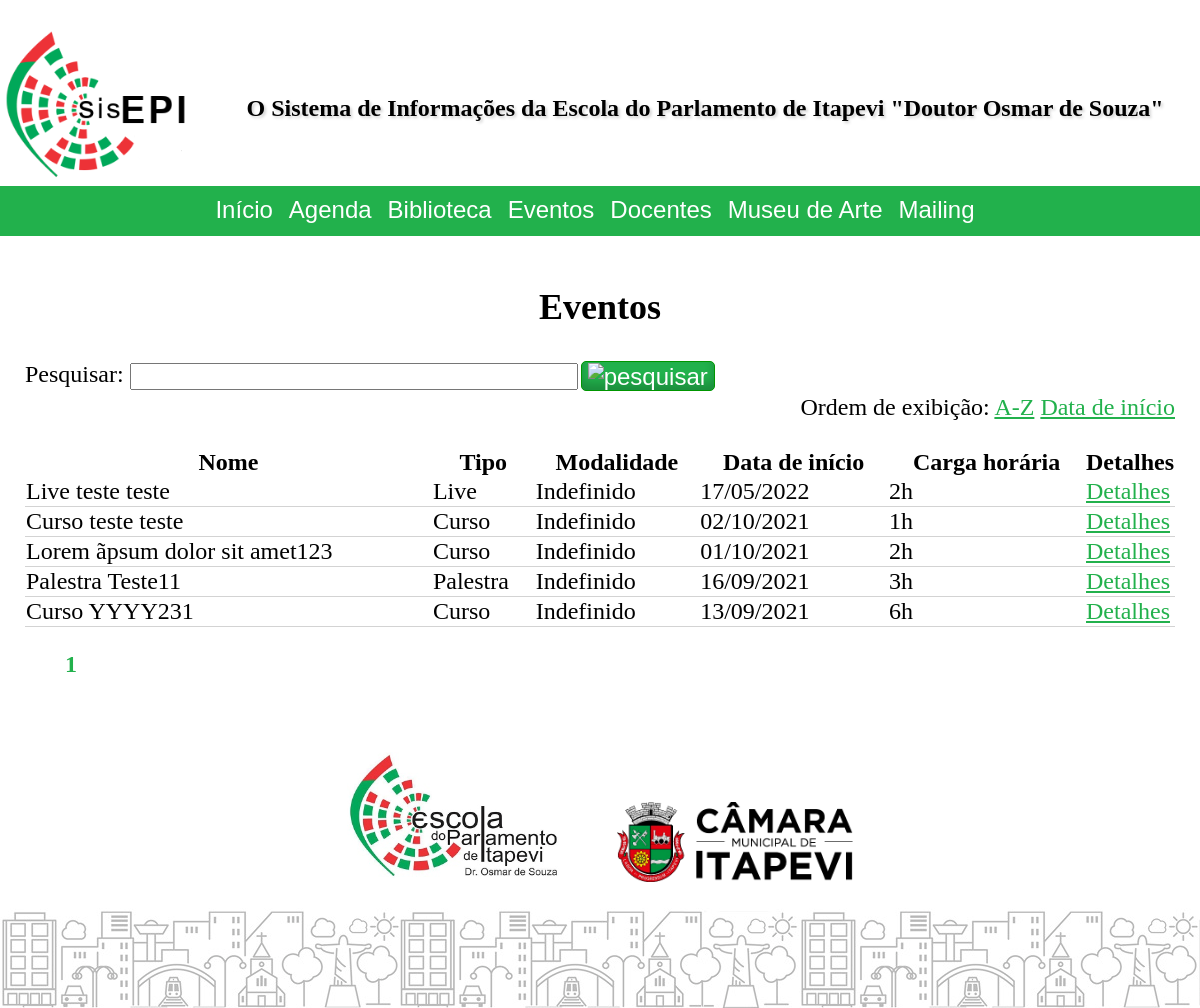
Before: /public/index.php?cont=events&action=home with the older database file.
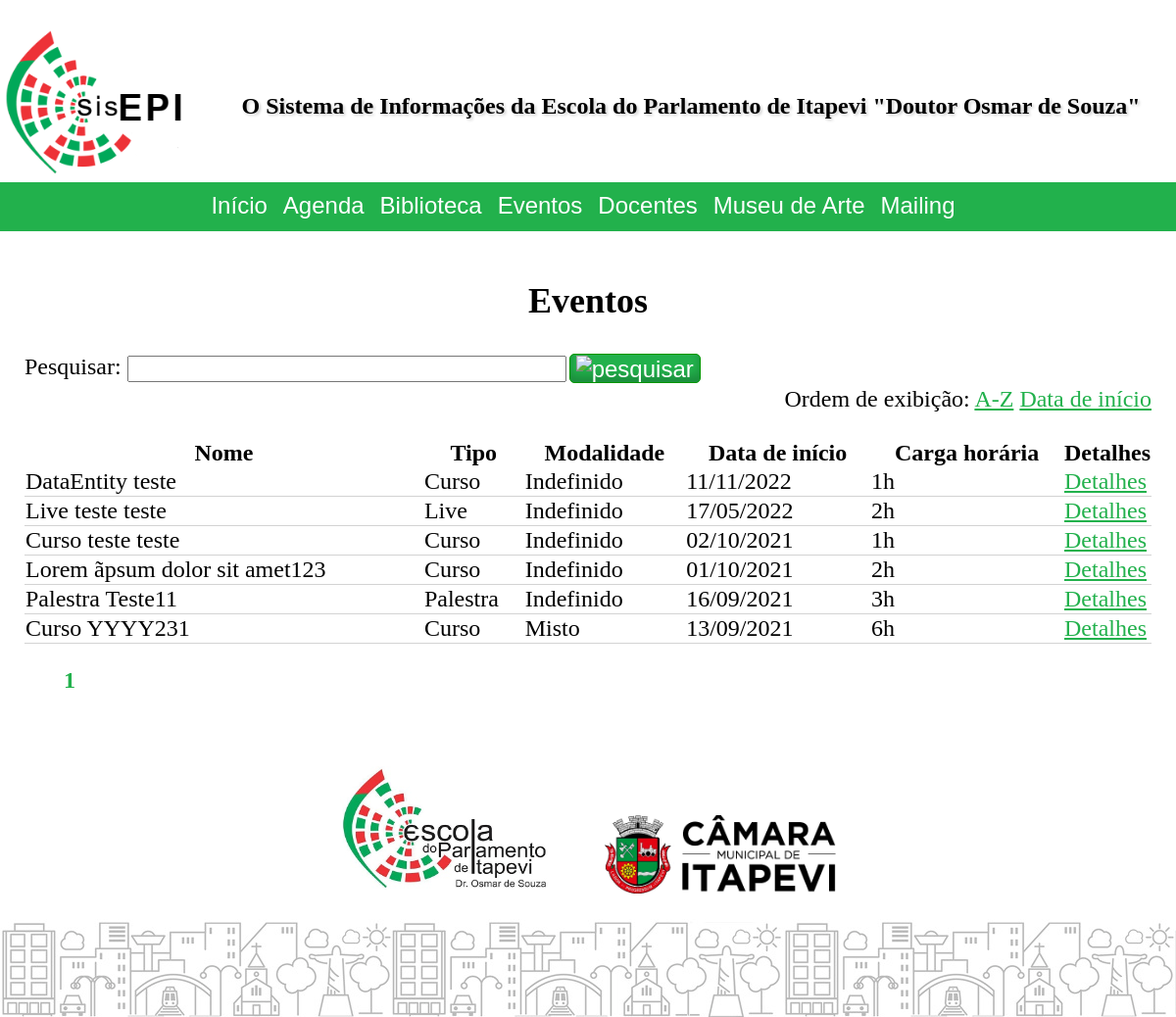
After: the same page with the newer database file.
### tables this page shows
CREATE TABLE `events` (
  `id` int UNSIGNED NOT NULL,
  `name` varchar(120) DEFAULT 'Evento sem nome',
  `typeId` int NOT NULL,
  `subscriptionListNeeded` tinyint(1) DEFAULT NULL,
  `subscriptionListOpeningDate` date DEFAULT NULL,
  `subscriptionListClosureDate` date DEFAULT NULL,
  `maxSubscriptionNumber` int DEFAULT NULL,
  `allowLateSubscriptions` tinyint(1) NOT NULL DEFAULT '0',
  `posterImageAttachmentFileName` varchar(120) DEFAULT NULL,
  `responsibleForTheEvent` varchar(120) DEFAULT NULL,
  `customInfosJson` json DEFAULT NULL,
  `moreInfos` mediumtext,
  `certificateText` varchar(500) DEFAULT NULL,
  `certificateBgFile` varchar(255) DEFAULT NULL,
  `checklistId` int DEFAULT NULL,
  `surveyTemplateId` int UNSIGNED DEFAULT NULL,
  `subscriptionTemplateId` int NOT NULL
);

CREATE TABLE `enums` (
  `type` varchar(10) NOT NULL,
  `id` int UNSIGNED NOT NULL,
  `value` varchar(120) NOT NULL
);

### public/controller/component/DataGrid.class.php (called while the page is built, shortened)
<?php
class DataGridComponent extends ComponentBase
{
	public function __construct($dataRowsArray = null)
	{
		$this->dataRows = $dataRowsArray;
	}
	public $dataRows;
	public $detailsButtonURL, $editButtonURL, $deleteButtonURL = null;
	public $RudButtonsFunctionParamName = "id";
	public $columnsToHide = [];
	public function render()
	{
		$dataRows = $this->dataRows;
		$columnsToHide = $this->columnsToHide;
		$detailsButtonURL = $this->detailsButtonURL;
		$RudButtonsFunctionParamName = $this->RudButtonsFunctionParamName;
		$view = $this->get_view();
		require($view);
	}
}

### model/SqlSelector.php (called while the page is built, shortened)
<?php
class SqlSelector
{
    private array $selectColumns = [];
    private string $fromTable;
    private array $joins = [];
    private string $groupBy;
    private string $orderBy;
    private string $limit;
    private array $values = [];
    private string $bindParamTypes = "";
    public function setTable($table)
    {
        $this->fromTable = $table;
    }
    public function addSelectColumn($col)
    {
        $this->selectColumns[] = $col;
    }
    public function addJoin($join)
    {
        $this->joins[] = $join;
    }
    public function setGroupBy($groupBy)
    {
        $this->groupBy = $groupBy;
    }
    public function setOrderBy($orderBy)
    {
        $this->orderBy = $orderBy;
    }
    public function setLimit($limit)
    {
        $this->limit = $limit;
    }
    public function addValues(string $bindParamTypes, array $valuesArray)
    {
        $this->bindParamTypes .= $bindParamTypes;
        $this->values = [...$this->values, ...$valuesArray];
    }
    public function run(mysqli $conn, int $mode = self::RETURN_SINGLE_ASSOC)
    {
        $finalSql = "SELECT " . implode(',', $this->selectColumns) . " FROM " . $this->fromTable . ' ' .
        implode(' ', $this->joins) . ' ';
        if (!empty($this->groupBy))
            $finalSql .= 'GROUP BY ' . $this->groupBy . ' ';
        if (!empty($this->orderBy))
            $finalSql .= 'ORDER BY ' . $this->orderBy . ' ';
        if (!empty($this->limit))
            $finalSql .= 'LIMIT ' . $this->limit . ' ';
        $stmt = $conn->prepare($finalSql);
        if (strlen($this->bindParamTypes) > 0)
            $stmt->bind_param($this->bindParamTypes, ...$this->values);
        $stmt->execute();
        $result = $stmt->get_result();
        $output = null;
        switch ($mode)
        {
            case self::RETURN_ALL_ASSOC:
                $output = $result->num_rows > 0 ? $result->fetch_all(MYSQLI_ASSOC) : [];
                break;
            case self::RETURN_FIRST_COLUMN_VALUE:
            default:
                $output = $result->num_rows > 0 ? $result->fetch_row()[0] : null;
                break;
        }
        return $output;
    }
}

### public/model/events/Event.php (called while the page is built, shortened)
<?php
class Event extends DataEntity
{
    protected string $databaseTable = 'events';
    public function getMultiplePartially(mysqli $conn, $page, $numResultsOnPage, $_orderBy, $searchKeywords) : array
    {
        $selector = new SqlSelector();
        $selector->addSelectColumn('events.id ');
        $selector->addSelectColumn('events.name ');
        $selector->addSelectColumn('MIN(eventdates.date) AS date ');
        $selector->addSelectColumn("SEC_TO_TIME( SUM( TIME_TO_SEC( TIMEDIFF( endTime, beginTime ) ) ) ) AS 'hours'");
        $selector->addSelectColumn('enums.value AS typeName ');
        $selector->addSelectColumn("(SELECT group_concat(COALESCE(eventlocations.type, 'null')) from eventdates left join eventlocations on eventlocations.id = eventdates.locationId where eventdates.eventId = events.id) as locTypes ");
        $selector->setTable($this->databaseTable);
        $selector->addJoin('INNER JOIN eventdates ON eventdates.eventId = events.id ');
        $selector->addJoin("inner JOIN enums on enums.type = 'EVENT' and enums.id = events.typeId ");
        $selector->setGroupBy("{$this->databaseTable}.id, {$this->databaseTable}.name ");
        switch ($_orderBy)
        {
            case 'date':
            default:
                $selector->setOrderBy('eventdates.date DESC ');
                break;
        }
		$calc_page = ($page - 1) * $numResultsOnPage;
        $selector->setLimit(' ?,? ');
        $selector->addValues('ii', [ $calc_page, $numResultsOnPage ]);
        $drs = $selector->run($conn, SqlSelector::RETURN_ALL_ASSOC);
        $output = [];
        foreach ($drs as $dr)
        {
            $new = new Event();
            $new->fillPropertiesFromDataRow($dr);
            $output[] = $new;
        }
        return $output;
    }
}

### public/controller/events.controller.php (called while the page is built, shortened)
<?php
require_once __DIR__ . '/../model/events/Event.php';
final class events extends BaseController
{
	public function home()
	{
		require_once("controller/component/DataGrid.class.php");
		$getter = new \Model\Events\Event();
		$conn = createConnectionAsEditor();
		try
		{
			$paginatorComponent = new PaginatorComponent($getter->getCount($conn, $_GET['q'] ?? ''), 20);
			$events = $getter->getMultiplePartially($conn,
													$paginatorComponent->pageNum,
													$paginatorComponent->numResultsOnPage,
													$_GET['orderBy'] ?? '',
													$_GET['q'] ?? '');
			$transformRules =
			[
				'id' => fn($e) => $e->id,
				'Nome' => fn($e) => $e->name,
				'Tipo' => fn($e) => $e->getOtherProperties()->typeName,
				'Modalidade' => fn($e) => Data\getEventMode($e->getOtherProperties()->locTypes),
				'Data de início' => fn($e) => date_create($e->getOtherProperties()->date)->format('d/m/Y'),
				'Carga horária' => fn($e) => round(timeStampToHours($e->getOtherProperties()->hours), 1) . 'h'
			];
			$dataGridComponent = new DataGridComponent(Data\transformDataRows($events, $transformRules));
			$dataGridComponent->detailsButtonURL = URL\URLGenerator::generateSystemURL("events", "view", "{param}");
		}
		catch (Exception $e)
		{
			$this->pageMessages[] = $e->getMessage();
		}
		finally { $conn->close(); }
	}
}

### public/includes/URL/URLGenerator.php (called while the page is built, shortened)
<?php
abstract class URLGenerator
{
	public static bool $useFriendlyURL;
	private static function appendQueryString($queryString = null, $directFileAccess = false)
	{
		$qsFinal = "";
		if (!empty($qsFinal))
			return self::$useFriendlyURL || $directFileAccess ? "?$qsFinal" : "&$qsFinal";
		else
			return "";
	}
	public static function generateSystemURL($controller, $action = "home", $id = null, $queryString = null)
	{
		$url = self::$useFriendlyURL ? self::URLBase . "/public/$controller/$action" : self::URLBase . "/public/index.php?cont=$controller&action=$action";
		if (!empty($id))
			$url .= self::$useFriendlyURL ? "/$id" : "&id=$id";
		$url .= self::appendQueryString($queryString);
		return $url;
	}
}

### public/view/component/DataGrid.view.php (the view, shortened to what the changed rows need)
<?php
if (isset($dataRows[0]))
{
	function formatCellContent($value)
	{
		if ($value instanceof DataGridIcon)
			return $value->generateHTML();
		else
			return nl2br(hsc($value));
	}
?>
<table>
	<thead>
		<tr>
			<?php
			$count = 0;
			foreach ($dataRows[0] as $column => $value)
			{
				$count++;
				if (in_array($column, $columnsToHide) === false)
				{
					echo "<th>" . $column . "</th>";
				}
				if ($count === count($dataRows[0]))
				{
					if (isset($detailsButtonURL) && !isset($columnNameAsDetailsButton)) echo '<th class="shrinkCell">Detalhes</th>';
				}
			}
			?>
		</tr>
	</thead>
	<tbody>
		<?php
		foreach ($dataRows as $row)
		{
			echo "<tr>";
			$count = 0;
			foreach ($row as $column => $value)
			{
				$count++;
				if (in_array($column, $columnsToHide) === false)
				{
					if (isset($columnNameAsDetailsButton) && $columnNameAsDetailsButton === $column)
					{
						echo '<td><a href="' . str_replace("{param}", $row[$RudButtonsFunctionParamName], $detailsButtonURL) . '">' . formatCellContent($value) . '</a></td>';
					}
					else
					{
						echo "<td>" . formatCellContent($value) . "</td>";
					}
				}
				if ($count === count($row))
				{
					if (isset($detailsButtonURL) && !isset($columnNameAsDetailsButton)) echo '<td class="shrinkCell"><a href="' . str_replace("{param}", $row[$RudButtonsFunctionParamName], $detailsButtonURL) .  '">Detalhes</a></td>';
				}
			}
			echo "</tr>";
		}
		?>
	</tbody>
</table>
<?php
}
else
	echo "Não há dados disponíveis.";
?>

Changed rows visible on the page:
added events: name "DataEntity teste", enums.value "Curso", value "Indefinido", value "11/11/2022", value "1h"
Other visible differences:
new list line: "Misto"
list line gone: "Indefinido"
